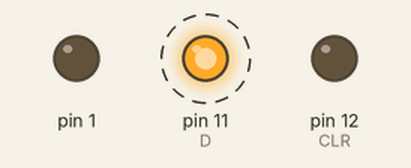
Recording of a sketch running on a simulated Arduino Uno, built with avr-gcc and run on an emulated ATmega328P. Parts: output pins drawn as LEDs (lit = HIGH). Dashed ring = blinking. Pins used as bus, display or sensor lines are not drawn.

Above: at 0.12 s.
Timing chart, 0 to 3.0 s (numbered marks = the images above):
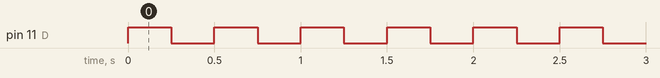

The sketch:

7474-D_FlipFlop.ino
```cpp
/**
 * @author: Rezvee Rahan
 * @date: 01/17/2025
 *
 * @details: Just some code for the 7474 D-Flip Flop IC
 */

/**
 * INCLUDES
 */
#include <Arduino.h>
#include <stdio.h>
#include <stdlib.h>

/**
 * Function Defs
 */
void static _cycle_clock(void);

/**
 * MACROS:
 *
 * Anything labeled with Output will be outgoing from Arduino
 * Anything labeled with Input will be inbound to Arduino
 */
#define CLK_TIME_DELAY 250 /* Delay for our CLK*/

#define CLK  13 /* Output */
#define D    11 /* Output */
#define CLR  12 /* Output */

/* What Q is*/
#define LED 13


static int _send_bit;

/**
 * Initial Setup here.
 */
void setup() {
  pinMode(CLK, OUTPUT);
  pinMode(D,   OUTPUT);
  pinMode(CLR, OUTPUT);
  pinMode(LED, OUTPUT);

  pinMode (1, OUTPUT);

  _send_bit = 0;
}

/* Super loop */
void loop() {
  /* switch between turning the D pin off and on */
  if (_send_bit == 0) {
    digitalWrite(D, HIGH);
    _send_bit = 1;
  } else {
    digitalWrite(D, LOW);
    _send_bit = 0;
  }

  _cycle_clock();
}

void static _cycle_clock(void) {
  digitalWrite(CLK, HIGH);
  digitalWrite(D, HIGH);
  delay (CLK_TIME_DELAY);
  digitalWrite(CLK, LOW);
  digitalWrite(D, LOW);
  delay (CLK_TIME_DELAY);
}
```

Measured:
- by itself, pin 11 (D): alternates HIGH for 0.25 s and LOW for 0.25 s
